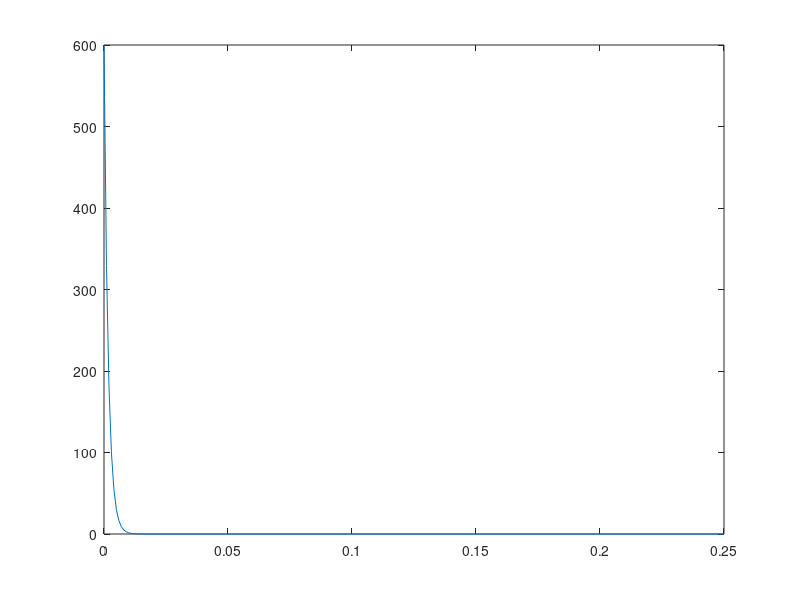
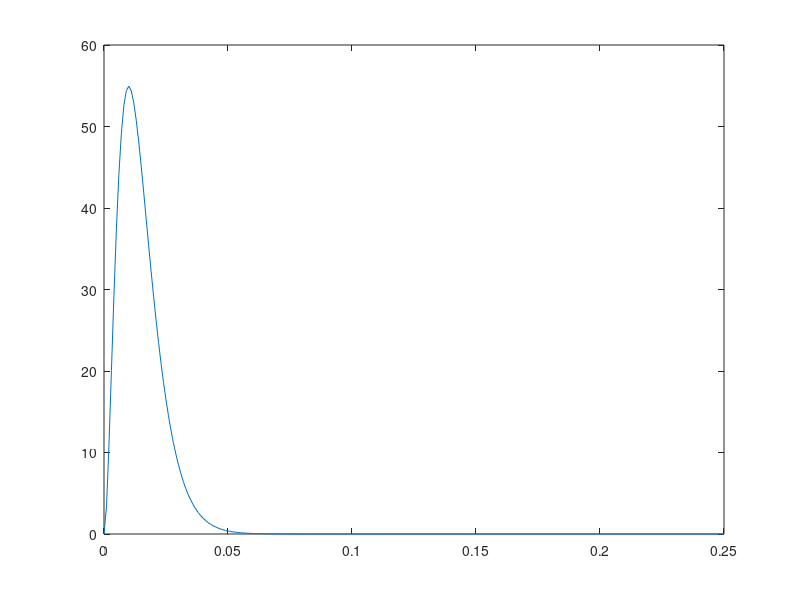

Reproduce these figures in MATLAB, in order. (Note: this script raises an error after producing the figures.)
% The expected value of a beta distribution random variable mu(X) = a/(a+b).
% When a = b, the mean = 0.5, which means the expected value is in the middle of the distribution. 
% The variance: var(X) = ab/[((a+b)^2) * (a + b + 1)]

% Parameters for HIV transmission probability per sex act 
X = 0 : 0.001 : 0.25;
a_x = 1.0; 
b_x = 600;

distShape = betapdf(X, a_x, b_x);

figure
plot(X, distShape)

mu_x = a_x/(a_x+b_x)
var_x = (a_x*b_x)/(((a_x+b_x)^2) * (a_x + b_x + 1))

% Gray, 2001; Lancet. Unadjusted HIV transmission prob per act: 0·0011 (95%CI 0·0008–0·0015)

%% HPV transmission probability
Y = 0 : 0.001 : 0.25;
a_y = 3; 
b_y = 200;

distShape = betapdf(Y, a_y, b_y);

figure
plot(Y, distShape)

mu_y = a_y/(a_y+b_y)
var_y = (a_y*b_y)/(((a_y+b_y)^2) * (a_y + b_y + 1))

%% List of 100 random selected HIV, HPV, and HIV-HPV interaction paramer sets

file = [pwd , '\hiv_hpv_probs3.xlsx'];
probs = xlsread(file, 'B1:CW3');
paramDir = [pwd , '\Params\'];
% save(fullfile(paramDir ,'stochasticParamsets'), 'probs' );
dlmwrite([paramDir ,'stochasticParamsets.dat'], probs)
